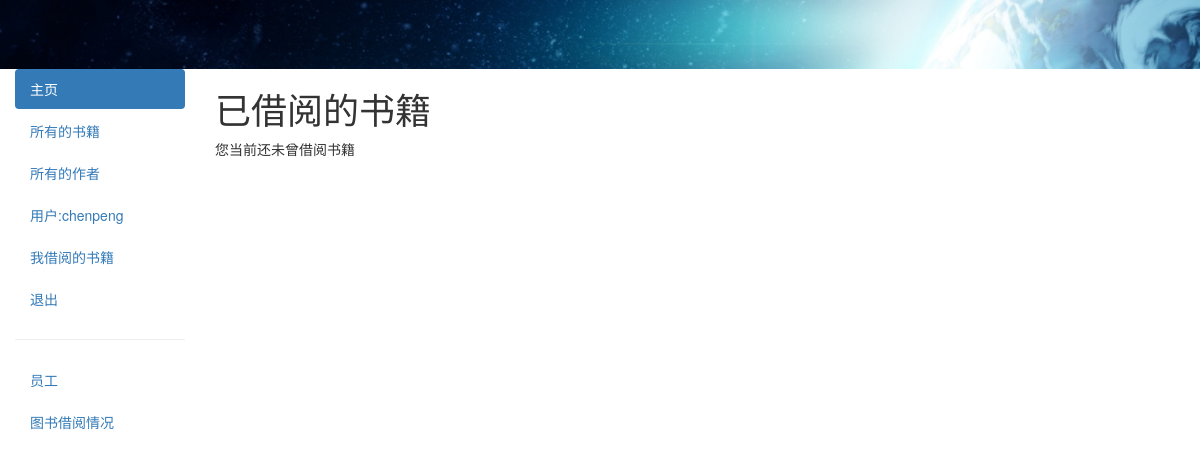
Before: /catalog/mybooks/ (signed in) with the older database file.
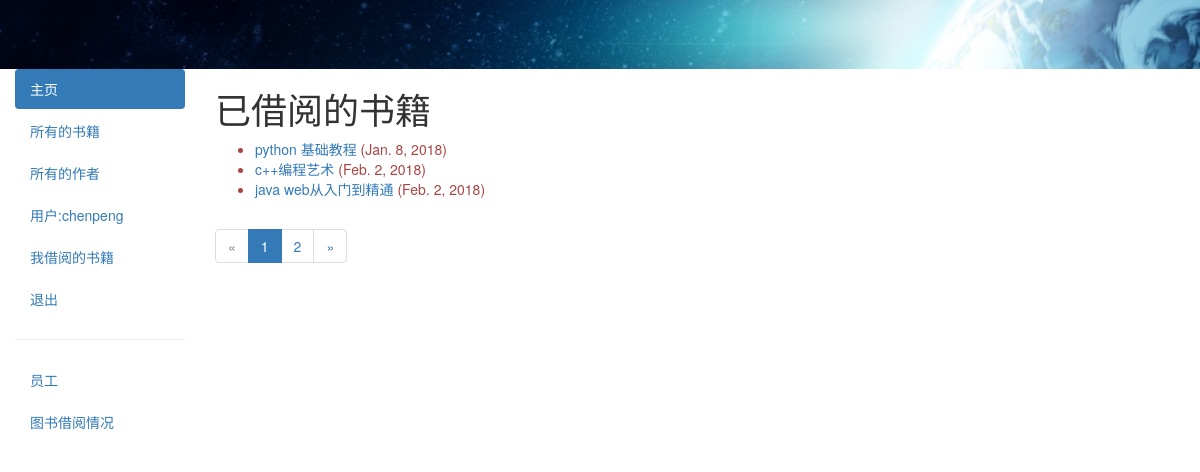
After: the same page with the newer database file.
### catalog/models.py (models this page shows, shortened)
class BookInstance(models.Model):
    id = models.UUIDField(primary_key=True,default = uuid.uuid4,help_text = "书籍的唯一编码")
    book = models.ForeignKey(Book,on_delete=models.SET_NULL,null = True)
    imprint = models.CharField(max_length=200)
    due_back = models.DateField(null = True,blank = True)
    borrower = models.ForeignKey(User,on_delete = models.SET_NULL,blank=True, null=True)
    LOAN_STATUS = (
        ('m','保留'),
        ('o','借阅'),
        ('a','可借'),
        ('r','预定')
    )
    status = models.CharField(max_length=1,choices=LOAN_STATUS,blank = True,default = 'm',help_text = '保留')
    class Meta:
        ordering = ["due_back"]
        permissions = (("can_mark_returned","Set book as returned"),)
    @property
    def is_overdue(self):
        if self.due_back and date.today()>self.due_back:
            return True
        return False

class Book(models.Model):
    title = models.CharField(max_length=200)
    author = models.ForeignKey('Author',on_delete=models.SET_NULL,null = True)
    summary = models.TextField(max_length=1000,help_text='输入书籍的描述')
    isbn = models.CharField('ISBN',max_length=13,help_text = '允许输入13位的字符<a href="https://www.isbn-international.org/content/what-isbn">ISBN number</a>')
    genre = models.ManyToManyField(Genre,help_text='选择书籍的类别')
    language = models.ForeignKey('Language',on_delete= models.SET_NULL,null = True,help_text='选择书籍的语言')
    class Meta:
        ordering = ['title']
    def display_genre(self):
        """
        create string for the Genre
        """
        return ' , '.join(genre.name for genre in self.genre.all()[:3])
    display_genre.short_description = 'Genre'

### catalog/views.py (the view)
# urls.py: path('mybooks/',views.LoanedBooksByUserListView.as_view(),name="my-borrowed"),
class LoanedBooksByUserListView(LoginRequiredMixin,generic.ListView):
    model = BookInstance
    template_name = 'bookinstance_list_borrowed_user.html'
    paginate_by = 3
    def get_queryset(self):
        return BookInstance.objects.filter(borrower=self.request.user).filter(status__exact='o').order_by('due_back')

### catalog/templates/bookinstance_list_borrowed_user.html
{% extends 'base_generic.html' %}
{% block content %}
    <h1>已借阅的书籍</h1>
    {% if bookinstance_list %}
        <ul>
            {% for bookinst in bookinstance_list %}
                <li class="{% if bookinst.is_overdue %}text-danger{% endif %}">
                    <a href="{% url 'book-detail' bookinst.book.pk %}">{{bookinst.book.title}}</a>&nbsp;({{bookinst.due_back}})
                </li>
            {% endfor %}
        </ul>
    {% else %}
        <p>您当前还未曾借阅书籍</p>
    {% endif %}
{% endblock content %}

### catalog/templates/base_generic.html (shortened to what this page needs)
<!DOCTYPE html>
<html>
<head>
    <link rel="stylesheet" href="https://maxcdn.bootstrapcdn.com/bootstrap/3.3.7/css/bootstrap.min.css">
    <meta name="viewport" content="width=device-width, initial-scale=1"> {% load static %}
    <link rel="stylesheet" href="{% static 'css/style.css' %}">
</head>
<body>
    <div class="container-fluid">
        <div class="row">
            <img src="{% static 'img/banner.png' %}" class='top_banner' alt="" />
        </div>
        <div class="row">
            <div class="col-sm-2">
                {% block sidebar %}
                <ul class="nav nav-pills nav-stacked" style="width:100%;">
                    <li class="active">
                        <a href="{% url 'index1' %}">主页</a>
                    </li>
                    <li>
                        <a href="{% url 'books' %}">所有的书籍</a>
                    </li>
                    <li>
                        <a href="{% url 'authors' %}">所有的作者</a>
                    </li>
                    {% if user.is_authenticated %}
                        <li><a href="javascript:void(0);">用户:{{ user.get_username }}</a></li>
                        <li><a href="{% url 'my-borrowed' %}">我借阅的书籍</a></li>
                        <li><a href="{% url 'logout' %}?next={{request.path}}">退出</a></li>
                    {% else %}
                        <li><a href="{% url 'login' %}?next={{request.path}}">登录</a></li>
                    {% endif %}
                    {% if user.is_staff %}
                        <hr />
                        <ul class="nav nav-pills nav-stacked" >
                            <li><a href="javascript:void(0);">员工</a></li>
                            {% if perms.catalog.can_mark_returned %}
                            <li><a href="{% url 'all-borrowed' %}">图书借阅情况</a></li>
                            {% endif %}
                        </ul>
                    {% endif %}
                </ul>
                {% endblock %}
            </div>
            <div class="col-sm-10">
                {% block content %} {% endblock %}
                {% block pagination %} {% if is_paginated %}
                <nav aria-label="Page navigation">
                    <ul class="pagination">
                        {% if page_obj.has_previous %}
                        <li>
                            <a href="{{request.path}}?page={{page_obj.previous_page_number}}" aria-label="Previous">
                                <span aria-hidden="true">&laquo;</span>
                            </a>
                        </li>
                        {% else %}
                        <li class="disabled">
                            <a href="javascript:void(0);" aria-label="Previous">
                                <span aria-hidden="true">&laquo;</span>
                            </a>
                        </li>
                        {% endif %} {% for i in page_obj.paginator.page_range %}
                        <li class="{% if i == page_obj.number %}active{% endif %}">
                            <a href="{{request.path}}?page={{i}}">{{i}}</a>
                        </li>
                        {% endfor %} {% if page_obj.has_next %}
                        <li>
                            <a href="{{request.path}}?page={{page_obj.next_page_number}}" aria-label="Next">
                                <span aria-hidden="true">&raquo;</span>
                            </a>
                        </li>
                        {% else %}
                        <li class="disabled">
                            <a href="javascript:void(0);" aria-label="Previous">
                                <span aria-hidden="true">&raquo;</span>
                            </a>
                        </li>
                        {% endif %}
                    </ul>
                </nav>
                {% endif %} {% endblock pagination %}
            </div>
        </div>
    </div>
</body>
</html>

Changed rows visible on the page:
now on this page (row edited): BookInstance: book "python 基础教程", due_back "Jan. 8, 2018"
now on this page (row edited): BookInstance: book "c++编程艺术", due_back "Feb. 2, 2018"
now on this page (row edited): BookInstance: book "java web从入门到精通", due_back "Feb. 2, 2018"
Other visible differences:
text no longer shown: "您当前还未曾借阅书籍"
new list line: "1"
new list line: "2"
